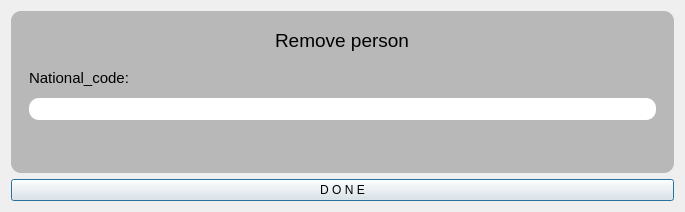
<?xml version="1.0" encoding="UTF-8"?>
<ui version="4.0">
 <class>Dialog</class>
 <widget class="QDialog" name="Dialog">
  <property name="geometry">
   <rect>
    <x>0</x>
    <y>0</y>
    <width>685</width>
    <height>212</height>
   </rect>
  </property>
  <property name="windowTitle">
   <string>Dialog</string>
  </property>
  <layout class="QVBoxLayout" name="verticalLayout">
   <item>
    <widget class="QWidget" name="widget" native="true">
     <property name="styleSheet">
      <string notr="true">background-color:rgb(184,184,184);
border-radius:10px;</string>
     </property>
     <layout class="QVBoxLayout" name="verticalLayout_2">
      <item>
       <widget class="QFrame" name="frame">
        <property name="frameShape">
         <enum>QFrame::StyledPanel</enum>
        </property>
        <property name="frameShadow">
         <enum>QFrame::Raised</enum>
        </property>
        <layout class="QVBoxLayout" name="verticalLayout_3">
         <item alignment="Qt::AlignHCenter|Qt::AlignTop">
          <widget class="QLabel" name="label">
           <property name="font">
            <font>
             <pointsize>14</pointsize>
            </font>
           </property>
           <property name="text">
            <string>Remove person</string>
           </property>
          </widget>
         </item>
         <item>
          <widget class="QLabel" name="label_national_code">
           <property name="font">
            <font>
             <pointsize>11</pointsize>
            </font>
           </property>
           <property name="text">
            <string>National_code:</string>
           </property>
          </widget>
         </item>
         <item>
          <widget class="QLineEdit" name="lineEdit_national_code">
           <property name="styleSheet">
            <string notr="true">background-color:rgb(255,255,255);
padding:3px;</string>
           </property>
          </widget>
         </item>
         <item>
          <widget class="QLabel" name="label_alert">
           <property name="text">
            <string/>
           </property>
          </widget>
         </item>
        </layout>
       </widget>
      </item>
     </layout>
    </widget>
   </item>
   <item>
    <widget class="QPushButton" name="pushButton_done">
     <property name="styleSheet">
      <string notr="true"/>
     </property>
     <property name="text">
      <string>D O N E</string>
     </property>
    </widget>
   </item>
  </layout>
 </widget>
 <resources/>
 <connections/>
</ui>
